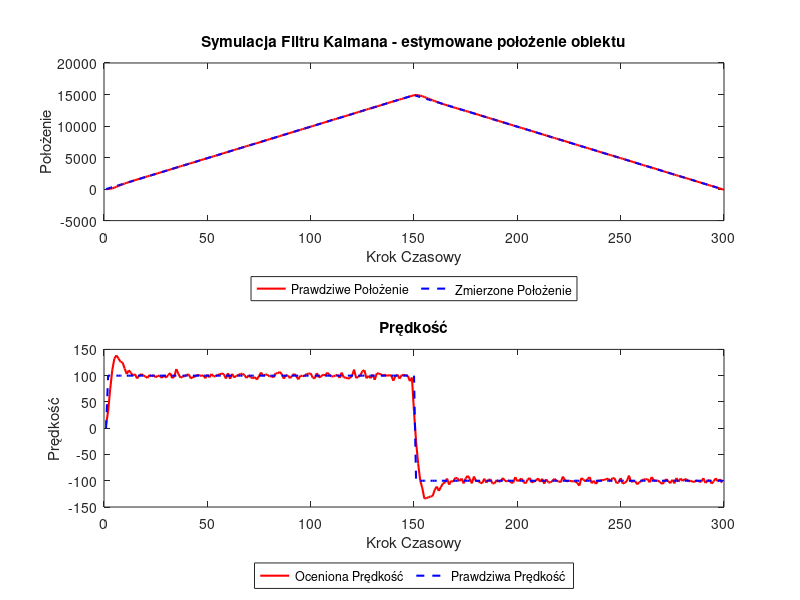

Source code (MATLAB): (Note: this script raises an error after producing the figure.)
std_r = 10;                     % odchylenie pomiaru (z dokładnością do 10m)
std_u = 1;                      % odchylenie procesu (m/s)
dt = 1;                         % krok czasowy (s)
x = [0; 0];                     % Początkowa estymata stanu [pozycja; prędkość] (m, m/s)
P = eye(2);                     % Początkowa estymata kowariancji błędu
F = [1 dt; 0 1];                % Macierz przejścia
H = [1 0];                      % Macierz pomiaru
Q = std_u^2 * [dt^4/4 dt^3/2; dt^3/2 dt^2]; % Macierz kowariancji szumu procesu dla stałej prędkości (m^2/s^4)
R = std_r^2;                    % Macierz kowariancji szumu pomiaru (m^2)

N = 300;                        % Liczba kroków czasowych

true_velocity = 100;            % (m/s)
true_pos = zeros(1, N);         % Prawdziwe położenie
turning_point = 150;            % Moment zawracania (krok czasowy)

for t = 2:N
    if t <= turning_point
        true_pos(t) = true_pos(t-1) + true_velocity * dt; 
    else
        true_pos(t) = true_pos(t-1) - true_velocity * dt; % Obiekt zawraca
    end
end

measured_pos = true_pos + std_r * randn(1, N); % szum

% Filtracja
filtered_pos = zeros(1, N);
for k = 1:N
    % Przewidywanie
    x_pred = F * x;
    P_pred = F * P * F' + Q;
    
    % Aktualizacja
    K = P_pred * H' / (H * P_pred * H' + R);
    x = x_pred + K * (measured_pos(k) - H * x_pred);
    P = (eye(size(P)) - K * H) * P_pred;
    
    % Zapis
    filtered_pos(k) = x(1);
end

% Pozycja(czas)
subplot(2, 1, 1);
plot(1:N, filtered_pos, '-r', 'LineWidth', 1.5);
hold on;; 
plot(1:N, true_pos, '--b', 'LineWidth', 1.5);
hold off;
legend('Prawdziwe Położenie', 'Zmierzone Położenie', 'Ocenione Położenie', 'Location', 'southoutside', 'Orientation', 'horizontal');
xlabel('Krok Czasowy');
ylabel('Położenie');
title('Symulacja Filtru Kalmana - estymowane położenie obiektu');

% Prędkość
re_velocity = zeros(1, N); 
re_velocity(2:end) = diff(true_pos) / dt;
estimated_velocity = diff(filtered_pos) / dt; 

% Prędkość(czas)
subplot(2, 1, 2);
plot(1:N-1, estimated_velocity, '-r', 'LineWidth', 1.5);
hold on;
plot(1:N, re_velocity, '--b', 'LineWidth', 1.5);
hold off;
legend('Oceniona Prędkość', 'Prawdziwa Prędkość', 'Location', 'southoutside', 'Orientation', 'horizontal');
xlabel('Krok Czasowy');
ylabel('Prędkość');
title('Prędkość');

sgtitle('Śledzony obiekt ze stałą prędkością, v = 100 m/s, zawracający');
